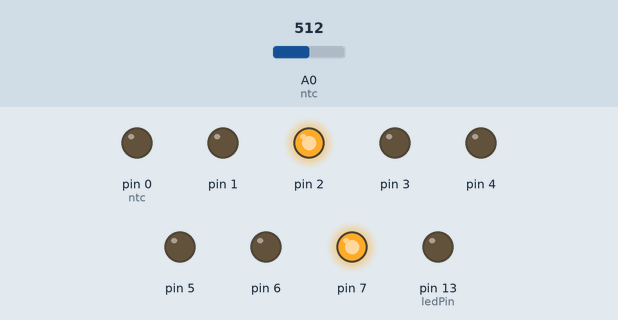
The sketch below on a simulated Arduino Uno, built with avr-gcc and run on an emulated ATmega328P. On the bench: output pins drawn as LEDs (lit = HIGH). Inputs (shaded band) come from the test bench; at power-on: A0 (ntc) = 512.

Above: at 1.2 s.
1.3 s: A0 (ntc) set to 513
At 2.3 s:
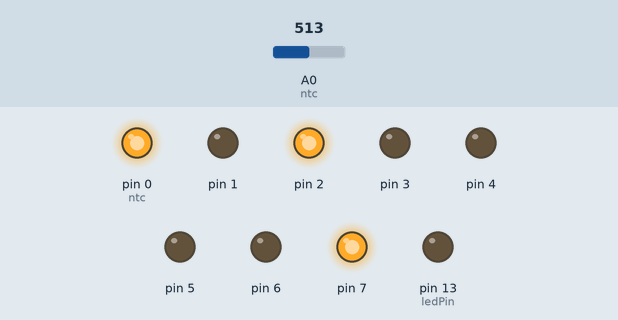
2.8 s: A0 (ntc) set to 716
At 3.5 s:
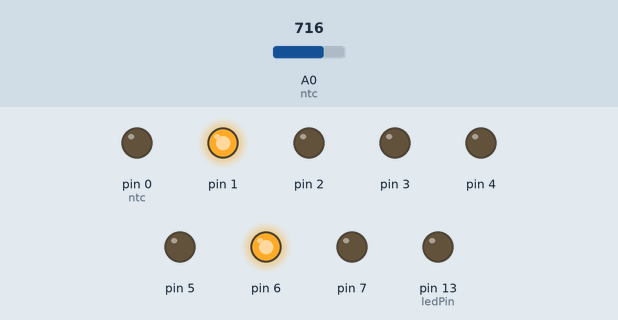
5.8 s: A0 (ntc) set to 723
At 5.95 s:
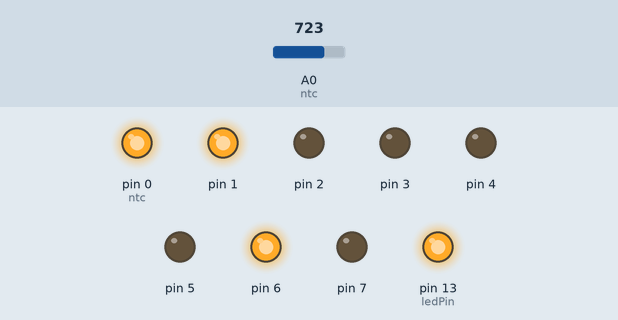
8.8 s: A0 (ntc) set to 900
At 9.16 s:
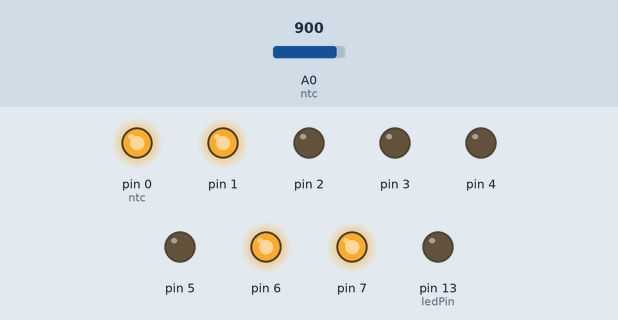
11.8 s: A0 (ntc) set to 908
At 11.96 s:
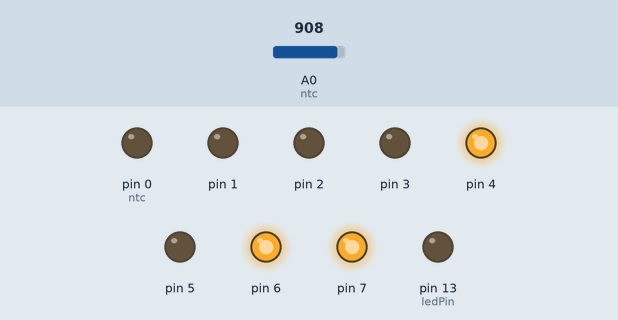
Timing chart, 0 to 15.8 s (numbered marks = the images above; inputs shaded):
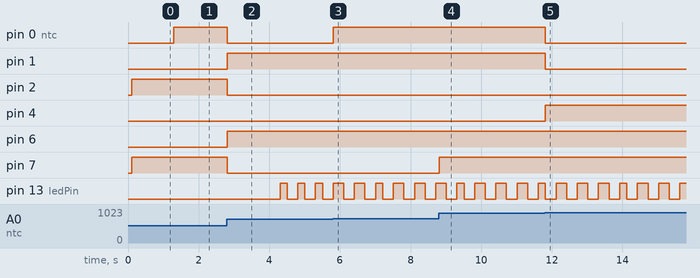

The sketch:

Temp_with_blinkcounterv_1_0.ino
```cpp
int led = 13;
int ntc = 0;
int read = 0;
float x = 0.;
float j = 0.;
float k = 0.113853;
float d = 32.30612;
int temp = 0;
int temp2 = 0;
int code = 0;
int table[] = {0,
1,
8,
9,
4,
5,
12,
13,
2,
3,
16,
17,
24,
25,
20,
21,
28,
29,
18,
19,
128,
129,
136,
137,
132,
133,
140,
141,
130,
131,
144,
145,
152,
153,
148,
149,
156,
157,
146,
147,
64,
65,
72,
73,
68,
69,
76,
77,
66,
67,
80,
81,
88,
89,
84,
85,
92,
93,
82,
83,
192,
193,
200,
201,
196,
197,
204,
205,
194,
195,
208,
209,
216,
217,
212,
213,
220,
221,
210,
211,
32,
33,
40,
41,
36,
37,
44,
45,
34,
35,
48,
49,
56,
57,
52,
53,
60,
61,
50,
51};

const int ledPin = 13;

int tempvar = 10;
int count = 0;
int blinklen = 0;
int getTemp = LOW;
int ledState = LOW;
int ledBlink = LOW;
long previousMillis = 0;
unsigned long currentMillis = 0;

long intervalOff = 4000;
long intervalOn = 200;

// the setup routine runs once when you press reset:
void setup() {
// initialize the digital pin as an output.
  DDRD = 0xff;
//  Serial.begin(9600);
  pinMode(ledPin, OUTPUT);
  digitalWrite(ledPin, LOW);
}

void loop() {
  delay(100);
  read = analogRead(ntc);
  temp = int((k * read) - d);
//  Serial.println(temp);
//  if (temp > 99 or temp < 0) {
//    PORTD = table[0];
//  }
  if (temp > 99) {
    PORTD = table[0];
  }
  else if (temp < 0) {
    PORTD = table[0];
  }
  else {
    PORTD = table[(temp)-1];
  }

//Blink
  currentMillis = millis();
  if (ledState == LOW) {
    if (currentMillis - previousMillis > intervalOff) {
      previousMillis = currentMillis;
      ledState = HIGH;
      getTemp = HIGH;
    }
  }
  if (getTemp) {
    blinklen = temp;
    getTemp = LOW;
  }
  if (ledState == HIGH) {
    if (currentMillis - previousMillis > intervalOn) {
      previousMillis = currentMillis;
      if (count >= blinklen) {
        ledState = LOW;
        count = 0;
        digitalWrite(ledPin, ledState);
      }
      else {
        if (ledBlink == LOW) {
          count = count + 1;
          ledBlink = HIGH;
          digitalWrite(ledPin, ledBlink);
          Serial.println(count);
        }
        else {
          ledBlink = LOW;
          digitalWrite(ledPin, ledBlink);
        }
      }
    }
  }
}
```

Measured:
- the behaviour switches between 512 and 513 on A0 (ntc) (found by bisection; images 0 and 1)
- the behaviour switches between 722 and 723 on A0 (ntc) (found by bisection; images 2 and 3)
- the behaviour switches between 907 and 908 on A0 (ntc) (found by bisection; images 4 and 5)
- after the input at 1.3 s, pin 0 (ntc): LOW → HIGH at once
- after the input at 2.8 s, pin 0 (ntc), pin 2, pin 7: HIGH → LOW at once; pin 1, pin 6: LOW → HIGH at once
- after the input at 5.8 s, pin 0 (ntc): LOW → HIGH at once
- after the input at 8.8 s, pin 7: LOW → HIGH at once
- after the input at 11.8 s, pin 0 (ntc), pin 1: HIGH → LOW at once; pin 4: LOW → HIGH at once
